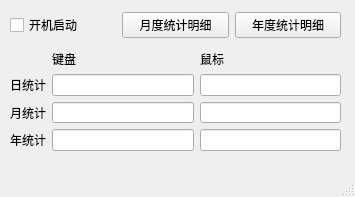
<?xml version="1.0" encoding="UTF-8"?>
<ui version="4.0">
 <class>MainWindow</class>
 <widget class="QMainWindow" name="MainWindow">
  <property name="geometry">
   <rect>
    <x>0</x>
    <y>0</y>
    <width>355</width>
    <height>197</height>
   </rect>
  </property>
  <property name="windowTitle">
   <string>Keyboard and Mouse Usage Statistics Tools</string>
  </property>
  <widget class="QWidget" name="centralwidget">
   <widget class="QWidget" name="gridLayoutWidget">
    <property name="geometry">
     <rect>
      <x>10</x>
      <y>50</y>
      <width>331</width>
      <height>101</height>
     </rect>
    </property>
    <layout class="QGridLayout" name="gridLayout">
     <item row="1" column="0">
      <widget class="QLabel" name="label">
       <property name="text">
        <string>日统计</string>
       </property>
      </widget>
     </item>
     <item row="2" column="2">
      <widget class="QLineEdit" name="lineEdit_2">
       <property name="readOnly">
        <bool>true</bool>
       </property>
      </widget>
     </item>
     <item row="3" column="3">
      <widget class="QLineEdit" name="lineEdit_6">
       <property name="readOnly">
        <bool>true</bool>
       </property>
      </widget>
     </item>
     <item row="2" column="0">
      <widget class="QLabel" name="label_2">
       <property name="text">
        <string>月统计</string>
       </property>
      </widget>
     </item>
     <item row="3" column="0">
      <widget class="QLabel" name="label_3">
       <property name="text">
        <string>年统计</string>
       </property>
      </widget>
     </item>
     <item row="3" column="2">
      <widget class="QLineEdit" name="lineEdit_3">
       <property name="readOnly">
        <bool>true</bool>
       </property>
      </widget>
     </item>
     <item row="2" column="3">
      <widget class="QLineEdit" name="lineEdit_5">
       <property name="readOnly">
        <bool>true</bool>
       </property>
      </widget>
     </item>
     <item row="1" column="3">
      <widget class="QLineEdit" name="lineEdit_4">
       <property name="readOnly">
        <bool>true</bool>
       </property>
      </widget>
     </item>
     <item row="1" column="2">
      <widget class="QLineEdit" name="lineEdit">
       <property name="readOnly">
        <bool>true</bool>
       </property>
      </widget>
     </item>
     <item row="0" column="2">
      <widget class="QLabel" name="label_5">
       <property name="text">
        <string>键盘</string>
       </property>
      </widget>
     </item>
     <item row="0" column="3">
      <widget class="QLabel" name="label_6">
       <property name="text">
        <string>鼠标</string>
       </property>
      </widget>
     </item>
    </layout>
   </widget>
   <widget class="QWidget" name="gridLayoutWidget_2">
    <property name="geometry">
     <rect>
      <x>10</x>
      <y>10</y>
      <width>331</width>
      <height>31</height>
     </rect>
    </property>
    <layout class="QGridLayout" name="gridLayout_2">
     <item row="0" column="0">
      <widget class="QCheckBox" name="checkBox">
       <property name="text">
        <string>开机启动</string>
       </property>
      </widget>
     </item>
     <item row="0" column="2">
      <widget class="QPushButton" name="pushButton_2">
       <property name="text">
        <string>年度统计明细</string>
       </property>
      </widget>
     </item>
     <item row="0" column="1">
      <widget class="QPushButton" name="pushButton">
       <property name="text">
        <string>月度统计明细</string>
       </property>
      </widget>
     </item>
    </layout>
   </widget>
  </widget>
  <widget class="QMenuBar" name="menubar">
   <property name="geometry">
    <rect>
     <x>0</x>
     <y>0</y>
     <width>355</width>
     <height>21</height>
    </rect>
   </property>
  </widget>
  <widget class="QStatusBar" name="statusbar"/>
 </widget>
 <resources/>
 <connections/>
</ui>
